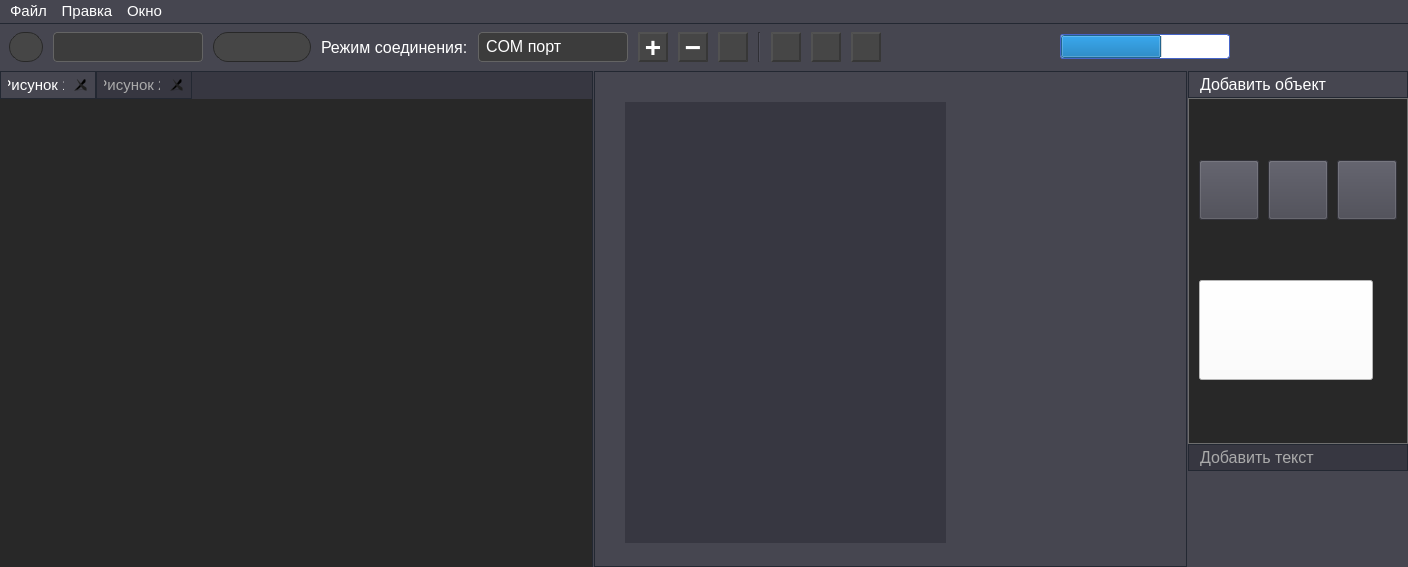
<?xml version="1.0" encoding="UTF-8"?>
<ui version="4.0">
 <class>MainWidget</class>
 <widget class="QMainWindow" name="MainWidget">
  <property name="geometry">
   <rect>
    <x>0</x>
    <y>0</y>
    <width>1408</width>
    <height>567</height>
   </rect>
  </property>
  <property name="windowTitle">
   <string>MainWindow</string>
  </property>
  <property name="styleSheet">
   <string notr="true">QWidget {
	background-color: rgb(70, 70, 80);
}

QLabel {
	color: white;
}

QToolButton {
	color: white;
	background-color: rgb(70, 70, 70);
	border: 2px outset rgb(55, 55, 55);
}

QToolButton:hover {
	color: rgb(0, 255, 255);
}

QToolButton:pressed {
	border-style: inset;
	padding-top: 2px;
	padding-left: 2px;
}

QToolButton:checked {
	border-style: inset;
	padding-top: 2px;
	padding-left: 2px;
}

QCheckBox {
	spacing : 10px;
	color: white;
}

QMenu {
	background-color: rgb(60, 60, 60);
	border: 1px solid rgb(100, 100, 100);
	selection-background-color: rgb(20, 70, 130);
	font-size: 12pt;
	color: white;
}

QComboBox {
	color: white;
	background-color: rgb(60, 60, 60);
	border: 1px solid rgb(100, 100, 100);
	border-radius: 4px;
	padding-left: 7px;
	padding-bottom: 1px;
}

QComboBox::drop-down {
	border: none;
	margin-top: 3px;
	margin-bottom: 3px;
	margin-right: 3px;
	padding-top: 2px;
    width: 18px;
}

 QComboBox::down-arrow {
	image: url(:/images/downArrow.svg);
}

QComboBox QAbstractItemView {
	background-color: rgb(60, 60, 60);
	border: 1px solid rgb(100, 100, 100);
	color: white;
}

QAbstractSpinBox {
	color: white;
	background-color: rgb(60, 60, 60);
	border: 1px solid rgb(100, 100, 100);
	border-radius: 4px;
	padding-left: 7px;
}

QAbstractSpinBox::up-button {
	background-color: rgb(68, 68, 72);
	border-left: 1px solid rgb(100, 100, 100);
	border-bottom: 1px solid rgb(100, 100, 100);
	border-top-right-radius: 4px;
	padding-left: 3px;
	padding-right: 3px;
	image: url(:/images/upArrow.svg);
	width: 10px;
	height: 13px;
}

QAbstractSpinBox::up-button:hover {
	background-color: rgb(80, 80, 85);
}

QAbstractSpinBox::down-button {
	background-color: rgb(68, 68, 72);
	border-left: 1px solid rgb(100, 100, 100);
	border-bottom-right-radius: 4px;
	padding-top: 1px;
	padding-left: 3px;
	padding-right: 3px;
	image: url(:/images/downArrow.svg);
	width: 10px;
	height: 13px;
}

QAbstractSpinBox::down-button:hover {
	background-color: rgb(80, 80, 85);
}

QScrollBar::vertical {
	background-color: transparent;
	border: none;
	margin: 15px 2px 15px 2px;
}

QScrollBar::horizontal {
	background-color: transparent;
	border: none;
	margin: 2px 15px 2px 15px;
}

QScrollBar::handle:vertical, QScrollBar::handle:horizontal {
	background-color: rgb(100, 100, 110);
	border: none;
	min-height: 50px;
}

QScrollBar::sub-line:vertical {
	border: none;
	subcontrol-origin: margin;
    subcontrol-position: top;
	padding-left: 1px;
	width: 15px;
	height: 15px;
}

QScrollBar::add-line:vertical {
	border: none;
	subcontrol-origin: margin;
    subcontrol-position: bottom;
	padding-left: 1px;
	width: 15px;
	height: 15px;
}

QScrollBar::add-line:horizontal {
	border: none;
	subcontrol-origin: margin;
    subcontrol-position: right;
	padding-top: 1px;
	width: 15px;
	height: 15px;
}

QScrollBar::sub-line:horizontal {
	border: none;
	subcontrol-origin: margin;
    subcontrol-position: left;
	padding-top: 1px;
	height: 15px;
	width: 15px;
}

QScrollBar::up-arrow:vertical {
	image: url(:/images/upArrow.svg);
}

QScrollBar::down-arrow:vertical {
	image: url(:/images/downArrow.svg);
}

QScrollBar::left-arrow:horizontal {
	image: url(:/images/leftArrow.svg);
}

QScrollBar::right-arrow:horizontal {
	image: url(:/images/rightArrow.svg);
}

QScrollBar::add-page:vertical, QScrollBar::sub-page:vertical,
QScrollBar::add-page:horizontal, QScrollBar::sub-page:horizontal {
	background: none;
}</string>
  </property>
  <widget class="QWidget" name="centralwidget">
   <layout class="QVBoxLayout" name="verticalLayout_5">
    <property name="spacing">
     <number>0</number>
    </property>
    <property name="leftMargin">
     <number>0</number>
    </property>
    <property name="topMargin">
     <number>0</number>
    </property>
    <property name="rightMargin">
     <number>0</number>
    </property>
    <property name="bottomMargin">
     <number>0</number>
    </property>
    <item>
     <widget class="QWidget" name="toolBar" native="true">
      <property name="styleSheet">
       <string notr="true">#toolBar {
	border-top: 1px solid rgb(35, 40, 50);
}</string>
      </property>
      <layout class="QHBoxLayout" name="horizontalLayout_2">
       <property name="spacing">
        <number>10</number>
       </property>
       <item>
        <widget class="QPushButton" name="connectButton">
         <property name="minimumSize">
          <size>
           <width>30</width>
           <height>30</height>
          </size>
         </property>
         <property name="styleSheet">
          <string notr="true">QPushButton {
	color: white;
	background-color: rgb(70, 70, 70);
	border: 1px solid rgb(40, 40, 40);
	border-radius: 15px;
	icon: url(:/images/disconnect.png);
}

QPushButton:hover {
	/*background-color: rgb(30, 90, 150);*/
	icon: url(:/images/disconnectHover.png);
}

QPushButton:pressed {
	background-color: rgb(40, 100, 170);
	padding-top: 2px;
	padding-left: 2px;
}

QPushButton:checked {
	icon: url(:/images/connect.png);
}

QPushButton:checked:hover {
	icon: url(:/images/connectHover.png);
}</string>
         </property>
         <property name="iconSize">
          <size>
           <width>20</width>
           <height>20</height>
          </size>
         </property>
         <property name="checkable">
          <bool>true</bool>
         </property>
        </widget>
       </item>
       <item>
        <widget class="PortBox" name="portBox">
         <property name="minimumSize">
          <size>
           <width>150</width>
           <height>30</height>
          </size>
         </property>
         <property name="maximumSize">
          <size>
           <width>150</width>
           <height>30</height>
          </size>
         </property>
         <property name="font">
          <font>
           <pointsize>12</pointsize>
          </font>
         </property>
        </widget>
       </item>
       <item>
        <widget class="QPushButton" name="download">
         <property name="minimumSize">
          <size>
           <width>30</width>
           <height>30</height>
          </size>
         </property>
         <property name="font">
          <font>
           <pointsize>27</pointsize>
          </font>
         </property>
         <property name="styleSheet">
          <string notr="true">QPushButton {
	color: white;
	background-color: rgb(70, 70, 70);
	border: 1px solid rgb(40, 40, 40);
	border-radius: 15px;
}

QPushButton:hover {
	/*background-color: rgb(30, 90, 150);*/
}

QPushButton:pressed {
	background-color: rgb(40, 100, 170);
	padding-top: 2px;
	padding-left: 2px;
}

QPushButton:checked {
}

QPushButton:checked:hover {
}</string>
         </property>
         <property name="icon">
          <iconset>
           <normalon>:/images/load.png</normalon>
          </iconset>
         </property>
         <property name="iconSize">
          <size>
           <width>20</width>
           <height>20</height>
          </size>
         </property>
         <property name="checkable">
          <bool>true</bool>
         </property>
        </widget>
       </item>
       <item>
        <widget class="QLabel" name="label_2">
         <property name="font">
          <font>
           <pointsize>12</pointsize>
          </font>
         </property>
         <property name="text">
          <string>Режим соединения:</string>
         </property>
        </widget>
       </item>
       <item>
        <widget class="QComboBox" name="connectMode">
         <property name="minimumSize">
          <size>
           <width>150</width>
           <height>30</height>
          </size>
         </property>
         <property name="maximumSize">
          <size>
           <width>150</width>
           <height>30</height>
          </size>
         </property>
         <property name="font">
          <font>
           <pointsize>12</pointsize>
          </font>
         </property>
         <item>
          <property name="text">
           <string>COM порт</string>
          </property>
         </item>
         <item>
          <property name="text">
           <string>Wi-Fi</string>
          </property>
         </item>
        </widget>
       </item>
       <item>
        <widget class="QToolButton" name="zoomIn">
         <property name="minimumSize">
          <size>
           <width>30</width>
           <height>30</height>
          </size>
         </property>
         <property name="maximumSize">
          <size>
           <width>30</width>
           <height>30</height>
          </size>
         </property>
         <property name="font">
          <font>
           <pointsize>21</pointsize>
           <bold>true</bold>
          </font>
         </property>
         <property name="toolTip">
          <string>Удалить</string>
         </property>
         <property name="text">
          <string>+</string>
         </property>
         <property name="iconSize">
          <size>
           <width>20</width>
           <height>20</height>
          </size>
         </property>
        </widget>
       </item>
       <item>
        <widget class="QToolButton" name="zoomOut">
         <property name="minimumSize">
          <size>
           <width>30</width>
           <height>30</height>
          </size>
         </property>
         <property name="maximumSize">
          <size>
           <width>30</width>
           <height>30</height>
          </size>
         </property>
         <property name="font">
          <font>
           <pointsize>21</pointsize>
           <bold>true</bold>
          </font>
         </property>
         <property name="toolTip">
          <string>Удалить</string>
         </property>
         <property name="text">
          <string>−</string>
         </property>
         <property name="iconSize">
          <size>
           <width>20</width>
           <height>20</height>
          </size>
         </property>
        </widget>
       </item>
       <item>
        <widget class="QToolButton" name="remove">
         <property name="minimumSize">
          <size>
           <width>30</width>
           <height>30</height>
          </size>
         </property>
         <property name="maximumSize">
          <size>
           <width>30</width>
           <height>30</height>
          </size>
         </property>
         <property name="font">
          <font>
           <pointsize>10</pointsize>
          </font>
         </property>
         <property name="toolTip">
          <string>Старт</string>
         </property>
         <property name="text">
          <string/>
         </property>
         <property name="icon">
          <iconset>
           <normalon>:/images/trash_white.png</normalon>
          </iconset>
         </property>
         <property name="iconSize">
          <size>
           <width>20</width>
           <height>20</height>
          </size>
         </property>
         <property name="checkable">
          <bool>true</bool>
         </property>
        </widget>
       </item>
       <item>
        <widget class="Line" name="line_5">
         <property name="orientation">
          <enum>Qt::Vertical</enum>
         </property>
        </widget>
       </item>
       <item>
        <widget class="QToolButton" name="start">
         <property name="minimumSize">
          <size>
           <width>30</width>
           <height>30</height>
          </size>
         </property>
         <property name="maximumSize">
          <size>
           <width>30</width>
           <height>30</height>
          </size>
         </property>
         <property name="font">
          <font>
           <pointsize>10</pointsize>
          </font>
         </property>
         <property name="toolTip">
          <string>Старт</string>
         </property>
         <property name="text">
          <string/>
         </property>
         <property name="icon">
          <iconset>
           <normalon>:/images/start.png</normalon>
          </iconset>
         </property>
         <property name="iconSize">
          <size>
           <width>20</width>
           <height>20</height>
          </size>
         </property>
         <property name="checkable">
          <bool>true</bool>
         </property>
        </widget>
       </item>
       <item>
        <widget class="QToolButton" name="stop">
         <property name="minimumSize">
          <size>
           <width>30</width>
           <height>30</height>
          </size>
         </property>
         <property name="maximumSize">
          <size>
           <width>30</width>
           <height>30</height>
          </size>
         </property>
         <property name="font">
          <font>
           <pointsize>10</pointsize>
          </font>
         </property>
         <property name="toolTip">
          <string>Стоп</string>
         </property>
         <property name="text">
          <string/>
         </property>
         <property name="icon">
          <iconset>
           <normalon>:/images/stop.png</normalon>
          </iconset>
         </property>
         <property name="iconSize">
          <size>
           <width>20</width>
           <height>20</height>
          </size>
         </property>
        </widget>
       </item>
       <item>
        <widget class="QToolButton" name="home">
         <property name="minimumSize">
          <size>
           <width>30</width>
           <height>30</height>
          </size>
         </property>
         <property name="maximumSize">
          <size>
           <width>30</width>
           <height>30</height>
          </size>
         </property>
         <property name="font">
          <font>
           <pointsize>10</pointsize>
          </font>
         </property>
         <property name="toolTip">
          <string>Старт</string>
         </property>
         <property name="text">
          <string/>
         </property>
         <property name="icon">
          <iconset>
           <normalon>:/images/home.png</normalon>
          </iconset>
         </property>
         <property name="iconSize">
          <size>
           <width>20</width>
           <height>20</height>
          </size>
         </property>
         <property name="checkable">
          <bool>true</bool>
         </property>
        </widget>
       </item>
       <item>
        <spacer name="horizontalSpacer_4">
         <property name="orientation">
          <enum>Qt::Horizontal</enum>
         </property>
         <property name="sizeHint" stdset="0">
          <size>
           <width>40</width>
           <height>20</height>
          </size>
         </property>
        </spacer>
       </item>
       <item>
        <widget class="QProgressBar" name="progressBar">
         <property name="minimumSize">
          <size>
           <width>150</width>
           <height>25</height>
          </size>
         </property>
         <property name="maximumSize">
          <size>
           <width>300</width>
           <height>25</height>
          </size>
         </property>
         <property name="styleSheet">
          <string notr="true">QProgressBar {
	color: white;
	/*background-color: rgb(0, 35, 70);*/
	background-color: white;
	border: 1px solid rgb(70, 100, 200);
	border-radius: 3px;
}</string>
         </property>
         <property name="value">
          <number>60</number>
         </property>
         <property name="textVisible">
          <bool>false</bool>
         </property>
        </widget>
       </item>
       <item>
        <spacer name="horizontalSpacer_3">
         <property name="orientation">
          <enum>Qt::Horizontal</enum>
         </property>
         <property name="sizeHint" stdset="0">
          <size>
           <width>40</width>
           <height>20</height>
          </size>
         </property>
        </spacer>
       </item>
      </layout>
     </widget>
    </item>
    <item>
     <layout class="QHBoxLayout" name="horizontalLayout_4">
      <property name="spacing">
       <number>1</number>
      </property>
      <item>
       <widget class="QWidget" name="frame" native="true">
        <property name="styleSheet">
         <string notr="true">#frame {
	border: 1px solid rgb(35, 40, 50);
	background-color: rgb(55, 55, 65);
}</string>
        </property>
        <layout class="QHBoxLayout" name="horizontalLayout">
         <property name="spacing">
          <number>0</number>
         </property>
         <property name="leftMargin">
          <number>0</number>
         </property>
         <property name="topMargin">
          <number>0</number>
         </property>
         <property name="rightMargin">
          <number>1</number>
         </property>
         <property name="bottomMargin">
          <number>0</number>
         </property>
         <item>
          <widget class="QTabWidget" name="tabWidget">
           <property name="styleSheet">
            <string notr="true">QTabBar {
	background-color: rgb(55, 55, 65);
}

QTabWidget::pane {
	/*border-top: 1px solid rgb(56, 56, 56);*/
	border: none;
 }

QTabBar::tab {
	color: white;
	font-size: 11pt;
	background-color: rgb(70, 70, 80);
	border: 1px solid rgb(35, 40, 50);
	padding-left: 7px;
	padding-top: 3px;
	padding-right: 7px;
	padding-bottom: 3px;
 }

QTabBar::tab:!selected {
	color: rgb(170, 170, 170);
	/*background-color: rgb(35, 40, 50);*/
	background-color: rgb(55, 55, 65);
}

QTabBar::tab:hover:!selected {
	background-color: rgb(80, 80, 90);
}

QTabBar::close-button {
	image: url(&quot;:/images/cross.svg&quot;);
	border-radius: 5px;
	padding: 4px;
}

QTabBar::close-button:hover {
	background-color: rgb(115, 115, 120);
}</string>
           </property>
           <property name="currentIndex">
            <number>0</number>
           </property>
           <property name="tabsClosable">
            <bool>true</bool>
           </property>
           <property name="movable">
            <bool>true</bool>
           </property>
           <widget class="QWidget" name="tab">
            <attribute name="title">
             <string>Рисунок 1</string>
            </attribute>
            <layout class="QHBoxLayout" name="horizontalLayout_5">
             <property name="leftMargin">
              <number>0</number>
             </property>
             <property name="topMargin">
              <number>0</number>
             </property>
             <property name="rightMargin">
              <number>0</number>
             </property>
             <property name="bottomMargin">
              <number>0</number>
             </property>
             <item>
              <widget class="PaintWidget" name="paintWidget">
               <property name="styleSheet">
                <string notr="true">QGraphicsView {
	background-color: rgb(40, 40, 40);
	background-image: url(:/images/background.png);
    background-position: center;
    background-clip: content;
}</string>
               </property>
               <property name="frameShape">
                <enum>QFrame::NoFrame</enum>
               </property>
              </widget>
             </item>
            </layout>
           </widget>
           <widget class="QWidget" name="tab_2">
            <attribute name="title">
             <string>Рисунок 2</string>
            </attribute>
           </widget>
          </widget>
         </item>
        </layout>
       </widget>
      </item>
      <item>
       <widget class="QScrollArea" name="scrollArea_2">
        <property name="styleSheet">
         <string notr="true">QScrollArea {
	border: 1px solid rgb(35, 40, 50);
}</string>
        </property>
        <property name="widgetResizable">
         <bool>true</bool>
        </property>
        <widget class="QWidget" name="scrollAreaWidgetContents_2">
         <property name="geometry">
          <rect>
           <x>0</x>
           <y>0</y>
           <width>590</width>
           <height>490</height>
          </rect>
         </property>
         <widget class="SectionWidget" name="sectionWidget" native="true">
          <property name="geometry">
           <rect>
            <x>30</x>
            <y>30</y>
            <width>321</width>
            <height>441</height>
           </rect>
          </property>
          <property name="styleSheet">
           <string notr="true">background-color: rgb(55, 55, 65);</string>
          </property>
         </widget>
        </widget>
       </widget>
      </item>
      <item>
       <widget class="QWidget" name="widget_3" native="true">
        <layout class="QVBoxLayout" name="verticalLayout_3">
         <property name="leftMargin">
          <number>0</number>
         </property>
         <property name="topMargin">
          <number>0</number>
         </property>
         <property name="rightMargin">
          <number>0</number>
         </property>
         <property name="bottomMargin">
          <number>0</number>
         </property>
         <item>
          <widget class="QToolBox" name="toolBox">
           <property name="sizePolicy">
            <sizepolicy hsizetype="Fixed" vsizetype="Preferred">
             <horstretch>0</horstretch>
             <verstretch>0</verstretch>
            </sizepolicy>
           </property>
           <property name="minimumSize">
            <size>
             <width>220</width>
             <height>400</height>
            </size>
           </property>
           <property name="maximumSize">
            <size>
             <width>150</width>
             <height>16777215</height>
            </size>
           </property>
           <property name="font">
            <font>
             <pointsize>12</pointsize>
            </font>
           </property>
           <property name="styleSheet">
            <string notr="true">/*QToolBox {
	color: white;
	background-color: rgb(50, 50, 60);
}

QToolBox::tab {
	color: white;
	background-color: rgb(60, 60, 60);
	border: 2px outset rgb(50, 50, 50);
	border-radius: 3px;
}

QToolBox::tab:hover {
	color: rgb(0, 255, 255);
}

QToolBox::tab:pressed {
	color: rgb(0, 255, 255);
	border-style: inset;
	padding-top: 2px;
	padding-left: 2px;
}*/

QToolBox::tab {
	color: white;
	background-color: rgb(70, 70, 80);
	border: 1px solid rgb(35, 40, 50);
	padding-left: 7px;
	padding-top: 3px;
	padding-right: 7px;
	padding-bottom: 3px;
 }

QToolBox::tab:!selected {
	color: rgb(170, 170, 170);
	background-color: rgb(55, 55, 65);
}

QToolBox::tab:hover:!selected {
	background-color: rgb(80, 80, 90);
}</string>
           </property>
           <property name="currentIndex">
            <number>0</number>
           </property>
           <property name="tabSpacing">
            <number>0</number>
           </property>
           <widget class="QWidget" name="objectPage">
            <property name="geometry">
             <rect>
              <x>0</x>
              <y>0</y>
              <width>220</width>
              <height>340</height>
             </rect>
            </property>
            <attribute name="label">
             <string>Добавить объект</string>
            </attribute>
            <layout class="QVBoxLayout" name="verticalLayout_4">
             <property name="leftMargin">
              <number>0</number>
             </property>
             <property name="topMargin">
              <number>0</number>
             </property>
             <property name="rightMargin">
              <number>0</number>
             </property>
             <property name="bottomMargin">
              <number>0</number>
             </property>
             <item>
              <widget class="QScrollArea" name="scrollArea">
               <property name="styleSheet">
                <string notr="true">QScrollArea {
	border: 1px solid rgb(110, 110, 110);
}</string>
               </property>
               <property name="widgetResizable">
                <bool>true</bool>
               </property>
               <widget class="QWidget" name="scrollAreaWidgetContents">
                <property name="geometry">
                 <rect>
                  <x>0</x>
                  <y>0</y>
                  <width>218</width>
                  <height>338</height>
                 </rect>
                </property>
                <property name="styleSheet">
                 <string notr="true">#scrollAreaWidgetContents {
	background-color: rgb(40, 40, 40);
}</string>
                </property>
                <layout class="QGridLayout" name="gridLayout_2">
                 <property name="leftMargin">
                  <number>7</number>
                 </property>
                 <property name="topMargin">
                  <number>7</number>
                 </property>
                 <property name="rightMargin">
                  <number>7</number>
                 </property>
                 <property name="bottomMargin">
                  <number>7</number>
                 </property>
                 <item row="0" column="2">
                  <widget class="QPushButton" name="addCircle">
                   <property name="minimumSize">
                    <size>
                     <width>60</width>
                     <height>60</height>
                    </size>
                   </property>
                   <property name="maximumSize">
                    <size>
                     <width>60</width>
                     <height>60</height>
                    </size>
                   </property>
                   <property name="text">
                    <string/>
                   </property>
                   <property name="icon">
                    <iconset>
                     <normalon>:/images/circle.png</normalon>
                    </iconset>
                   </property>
                   <property name="iconSize">
                    <size>
                     <width>70</width>
                     <height>70</height>
                    </size>
                   </property>
                  </widget>
                 </item>
                 <item row="1" column="1" colspan="3">
                  <widget class="QPushButton" name="drawTest">
                   <property name="minimumSize">
                    <size>
                     <width>0</width>
                     <height>60</height>
                    </size>
                   </property>
                   <property name="maximumSize">
                    <size>
                     <width>174</width>
                     <height>100</height>
                    </size>
                   </property>
                   <property name="styleSheet">
                    <string notr="true">background-color: white;</string>
                   </property>
                   <property name="text">
                    <string/>
                   </property>
                   <property name="icon">
                    <iconset>
                     <normalon>:/images/drawtest.png</normalon>
                    </iconset>
                   </property>
                   <property name="iconSize">
                    <size>
                     <width>160</width>
                     <height>180</height>
                    </size>
                   </property>
                  </widget>
                 </item>
                 <item row="0" column="3">
                  <widget class="QPushButton" name="addPentagon">
                   <property name="minimumSize">
                    <size>
                     <width>60</width>
                     <height>60</height>
                    </size>
                   </property>
                   <property name="maximumSize">
                    <size>
                     <width>60</width>
                     <height>60</height>
                    </size>
                   </property>
                   <property name="text">
                    <string/>
                   </property>
                   <property name="icon">
                    <iconset>
                     <normalon>:/images/polygon.png</normalon>
                    </iconset>
                   </property>
                   <property name="iconSize">
                    <size>
                     <width>70</width>
                     <height>70</height>
                    </size>
                   </property>
                  </widget>
                 </item>
                 <item row="0" column="1">
                  <widget class="QPushButton" name="addRect">
                   <property name="minimumSize">
                    <size>
                     <width>60</width>
                     <height>60</height>
                    </size>
                   </property>
                   <property name="maximumSize">
                    <size>
                     <width>60</width>
                     <height>60</height>
                    </size>
                   </property>
                   <property name="text">
                    <string/>
                   </property>
                   <property name="icon">
                    <iconset>
                     <normalon>:/images/rect.png</normalon>
                    </iconset>
                   </property>
                   <property name="iconSize">
                    <size>
                     <width>60</width>
                     <height>60</height>
                    </size>
                   </property>
                  </widget>
                 </item>
                </layout>
               </widget>
              </widget>
             </item>
            </layout>
           </widget>
           <widget class="QWidget" name="textPage">
            <property name="geometry">
             <rect>
              <x>0</x>
              <y>0</y>
              <width>220</width>
              <height>384</height>
             </rect>
            </property>
            <attribute name="label">
             <string>Добавить текст</string>
            </attribute>
            <layout class="QVBoxLayout" name="textPageLayout">
             <property name="leftMargin">
              <number>0</number>
             </property>
             <property name="topMargin">
              <number>0</number>
             </property>
             <property name="rightMargin">
              <number>0</number>
             </property>
             <property name="bottomMargin">
              <number>0</number>
             </property>
             <item>
              <widget class="QComboBox" name="fontBox">
               <property name="minimumSize">
                <size>
                 <width>0</width>
                 <height>30</height>
                </size>
               </property>
               <property name="maximumSize">
                <size>
                 <width>220</width>
                 <height>30</height>
                </size>
               </property>
               <property name="font">
                <font>
                 <pointsize>12</pointsize>
                </font>
               </property>
              </widget>
             </item>
             <item>
              <widget class="QTextEdit" name="textEdit">
               <property name="font">
                <font>
                 <pointsize>12</pointsize>
                </font>
               </property>
               <property name="styleSheet">
                <string notr="true">QTextEdit {
	border: 1px solid rgb(110, 110, 110);
	background-color: rgb(45, 45, 45);
	color: rgb(0, 255, 255);
}</string>
               </property>
               <property name="html">
                <string>&lt;!DOCTYPE HTML PUBLIC &quot;-//W3C//DTD HTML 4.0//EN&quot; &quot;http://www.w3.org/TR/REC-html40/strict.dtd&quot;&gt;
&lt;html&gt;&lt;head&gt;&lt;meta name=&quot;qrichtext&quot; content=&quot;1&quot; /&gt;&lt;meta charset=&quot;utf-8&quot; /&gt;&lt;style type=&quot;text/css&quot;&gt;
p, li { white-space: pre-wrap; }
hr { height: 1px; border-width: 0; }
li.unchecked::marker { content: &quot;\2610&quot;; }
li.checked::marker { content: &quot;\2612&quot;; }
&lt;/style&gt;&lt;/head&gt;&lt;body style=&quot; font-family:'Segoe UI'; font-size:12pt; font-weight:400; font-style:normal;&quot;&gt;
&lt;p style=&quot;-qt-paragraph-type:empty; margin-top:0px; margin-bottom:0px; margin-left:0px; margin-right:0px; -qt-block-indent:0; text-indent:0px; font-size:10.8pt;&quot;&gt;&lt;br /&gt;&lt;/p&gt;&lt;/body&gt;&lt;/html&gt;</string>
               </property>
              </widget>
             </item>
             <item>
              <widget class="QCheckBox" name="setBold">
               <property name="font">
                <font>
                 <pointsize>12</pointsize>
                </font>
               </property>
               <property name="text">
                <string>Жирный</string>
               </property>
              </widget>
             </item>
             <item>
              <widget class="QCheckBox" name="setItalic">
               <property name="font">
                <font>
                 <pointsize>12</pointsize>
                </font>
               </property>
               <property name="text">
                <string>Курсив</string>
               </property>
              </widget>
             </item>
             <item>
              <widget class="QCheckBox" name="setUnderline">
               <property name="font">
                <font>
                 <pointsize>12</pointsize>
                </font>
               </property>
               <property name="text">
                <string>Подчёркнутый</string>
               </property>
              </widget>
             </item>
             <item>
              <widget class="QCheckBox" name="setStrikeOut">
               <property name="font">
                <font>
                 <pointsize>12</pointsize>
                </font>
               </property>
               <property name="styleSheet">
                <string notr="true">padding-bottom: 15px;</string>
               </property>
               <property name="text">
                <string>Зачёркнутый</string>
               </property>
              </widget>
             </item>
             <item>
              <widget class="QPushButton" name="setText">
               <property name="minimumSize">
                <size>
                 <width>100</width>
                 <height>0</height>
                </size>
               </property>
               <property name="maximumSize">
                <size>
                 <width>100</width>
                 <height>16777215</height>
                </size>
               </property>
               <property name="font">
                <font>
                 <pointsize>11</pointsize>
                </font>
               </property>
               <property name="styleSheet">
                <string notr="true">QAbstractButton {
	color: white;
	background-color: rgb(70, 70, 70);
	border: 2px outset rgb(60, 60, 60);
	border-radius: 7px;
}

QAbstractButton:hover {
	color: rgb(0, 255, 255);
}

QAbstractButton:pressed {
	color: rgb(0, 255, 255);
	border-style: inset;
	padding-top: 2px;
	padding-left: 2px;
}</string>
               </property>
               <property name="text">
                <string>ОК</string>
               </property>
              </widget>
             </item>
            </layout>
           </widget>
          </widget>
         </item>
         <item>
          <spacer name="verticalSpacer_2">
           <property name="orientation">
            <enum>Qt::Vertical</enum>
           </property>
           <property name="sizeHint" stdset="0">
            <size>
             <width>20</width>
             <height>40</height>
            </size>
           </property>
          </spacer>
         </item>
        </layout>
       </widget>
      </item>
     </layout>
    </item>
   </layout>
  </widget>
  <widget class="QMenuBar" name="menubar">
   <property name="geometry">
    <rect>
     <x>0</x>
     <y>0</y>
     <width>1408</width>
     <height>25</height>
    </rect>
   </property>
   <property name="font">
    <font>
     <pointsize>11</pointsize>
    </font>
   </property>
   <property name="styleSheet">
    <string notr="true">QMenuBar {
	color: white;
}</string>
   </property>
   <widget class="QMenu" name="menu">
    <property name="title">
     <string>Файл</string>
    </property>
    <addaction name="create"/>
    <addaction name="open"/>
    <addaction name="separator"/>
    <addaction name="close"/>
    <addaction name="closeAll"/>
    <addaction name="save"/>
    <addaction name="saveAs"/>
   </widget>
   <widget class="QMenu" name="menu_2">
    <property name="title">
     <string>Правка</string>
    </property>
   </widget>
   <widget class="QMenu" name="menu_3">
    <property name="title">
     <string>Окно</string>
    </property>
   </widget>
   <addaction name="menu"/>
   <addaction name="menu_2"/>
   <addaction name="menu_3"/>
  </widget>
  <action name="create">
   <property name="text">
    <string>Создать</string>
   </property>
   <property name="shortcut">
    <string>Ctrl+N</string>
   </property>
  </action>
  <action name="open">
   <property name="text">
    <string>Открыть</string>
   </property>
   <property name="shortcut">
    <string>Ctrl+O</string>
   </property>
  </action>
  <action name="save">
   <property name="text">
    <string>Сохранить</string>
   </property>
   <property name="shortcut">
    <string>Ctrl+S</string>
   </property>
  </action>
  <action name="saveAs">
   <property name="text">
    <string>Сохранить как</string>
   </property>
   <property name="shortcut">
    <string>Ctrl+Shift+S</string>
   </property>
  </action>
  <action name="close">
   <property name="text">
    <string>Закрыть</string>
   </property>
   <property name="shortcut">
    <string>Ctrl+W</string>
   </property>
  </action>
  <action name="closeAll">
   <property name="text">
    <string>Закрыть все</string>
   </property>
   <property name="shortcut">
    <string>Ctrl+Shift+W</string>
   </property>
  </action>
 </widget>
 <customwidgets>
  <customwidget>
   <class>PortBox</class>
   <extends>QComboBox</extends>
   <header>widgets/portbox.h</header>
  </customwidget>
  <customwidget>
   <class>PaintWidget</class>
   <extends>QGraphicsView</extends>
   <header>paintwidget.h</header>
  </customwidget>
  <customwidget>
   <class>SectionWidget</class>
   <extends>QWidget</extends>
   <header>widgets/sectionwidget.h</header>
   <container>1</container>
  </customwidget>
 </customwidgets>
 <resources/>
 <connections/>
</ui>
